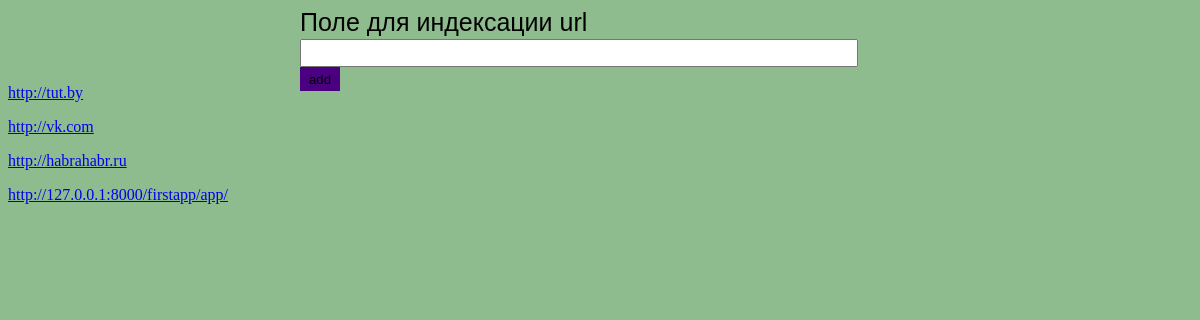
The page /firstapp/add-index/ on the database as committed earlier.
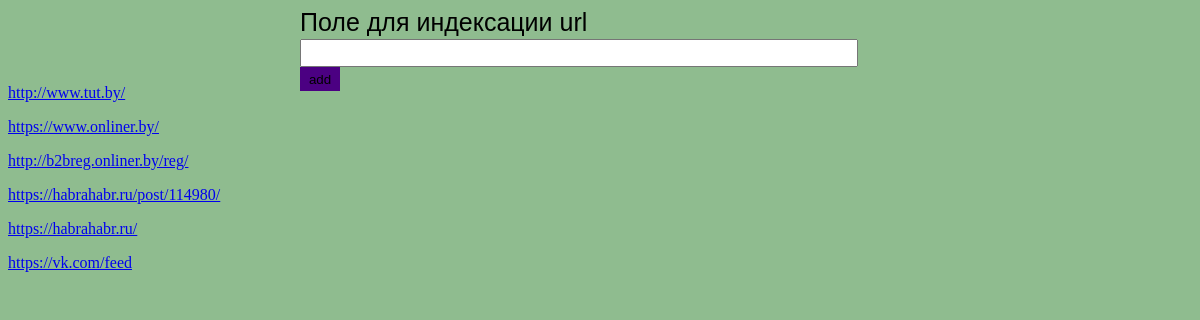
The same page on the database as committed later.
### firstapp/models.py (models this page shows, shortened)
class URLL(models.Model):
    url_adres = models.URLField(max_length=200)
    index = models.TextField(editable=False)
    title = models.CharField(max_length=200, editable=False)
    flag = models.BooleanField(editable=False, default=False)
    i = int()

### firstapp/views.py (the view)
# urls.py: url(r'^save([0-9]+)$',views.add_index),
def add_index(request, num="1"):
    if 'p' in request.GET:
        p = request.GET['p']
    if 'q' in request.GET:
        q = request.GET['q']
        url = URLL(url_adres=q, flag=True)
        if url not in URLL.objects.all():
            url.save()
    template = loader.get_template('firstapp/add_to_index.html')
    listic = URLL.objects.all()
    context = RequestContext(request, {'listic': listic,})
    return HttpResponse(template.render(context))

### firstapp/templates/firstapp/add_to_index.html (shortened to what this page needs)
{% load staticfiles %}
<!DOCTYPE html>
<html>
  <head>
    <link rel="stylesheet" href="{% static "firstapp/styleadd.css" %}">
  </head>
  <body>
    <p class="text">
      Поле для индексации url
    </p>
    <form class="center " action="/add-index/" method="get">
      <input class="area_text" type="text" name="q" >
      <input class="area_button" type="submit" value="add" >
    </form>
    {% for u in listic %}
    <p>
      <a href="/info{{ u.id }}">{{ u.url_adres }}</a>
      </p>
    {% endfor %}
  </body>
</html>

### firstapp/static/firstapp/styleadd.css (style rules this page uses)
body { background:#8FBC8F ; }
.text { height: 30px; width: 600px; margin: auto; font-size: 25px; font-family: sans-serif; }
.center { height: 30px; width: 600px; margin: auto; }
.area_text { width: 550px; height: 22px; margin: auto; margin-top: 1px; }
.area_button { background: #4B0082; border: 0px; width: 40px; height: 24px; text-align: center; }

Rows that differ between the two databases and show on the page:
removed URLL: url_adres "http://127.0.0.1:8000/firstapp/app/"
added URLL: url_adres "http://www.tut.by/"
added URLL: url_adres "https://www.onliner.by/"
added URLL: url_adres "http://b2breg.onliner.by/reg/"
changed URLL: url_adres "http://tut.by" → "https://habrahabr.ru/post/114980/"
changed URLL: url_adres "http://vk.com" → "https://habrahabr.ru/"
changed URLL: url_adres "http://habrahabr.ru" → "https://vk.com/feed"
